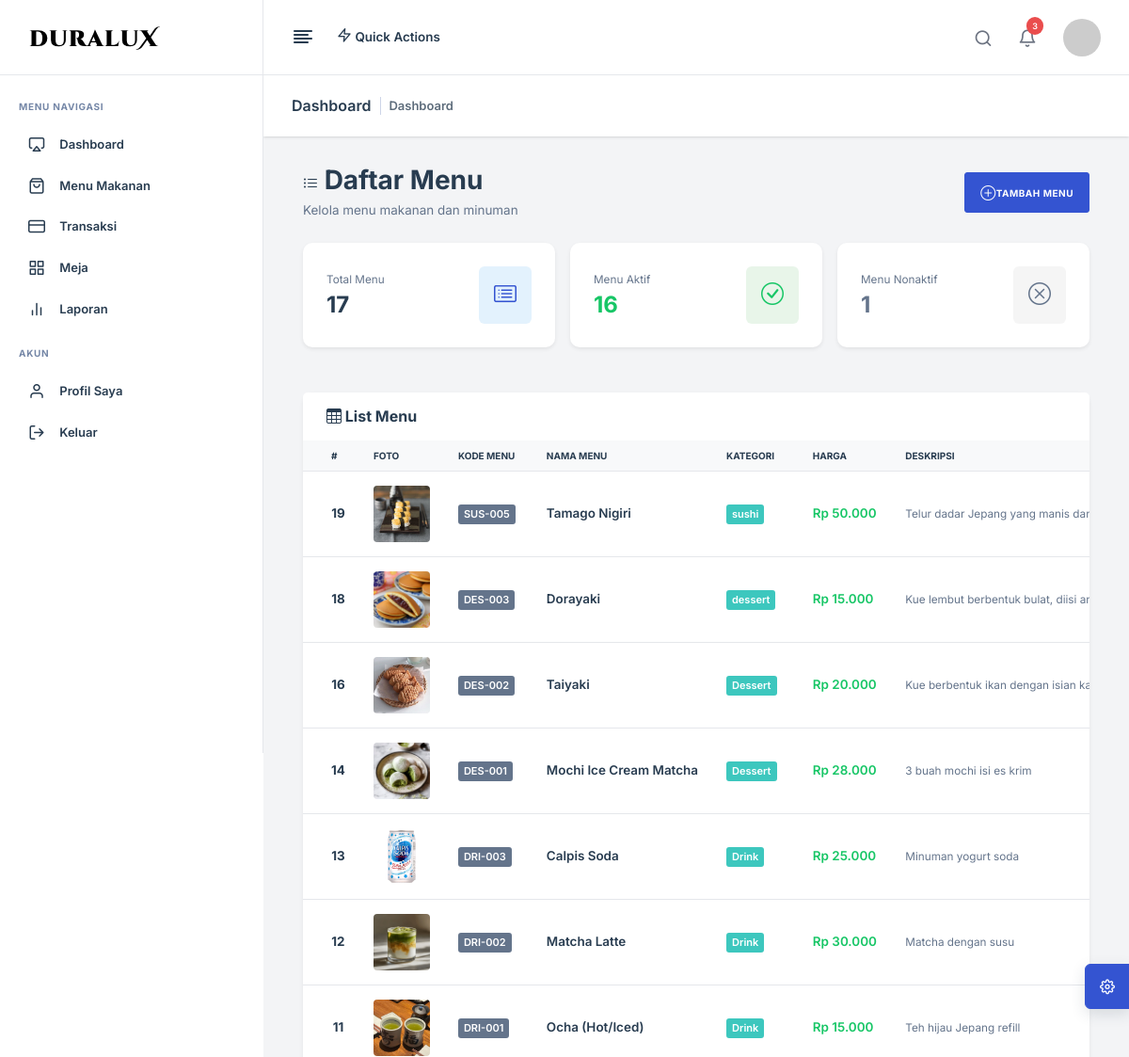
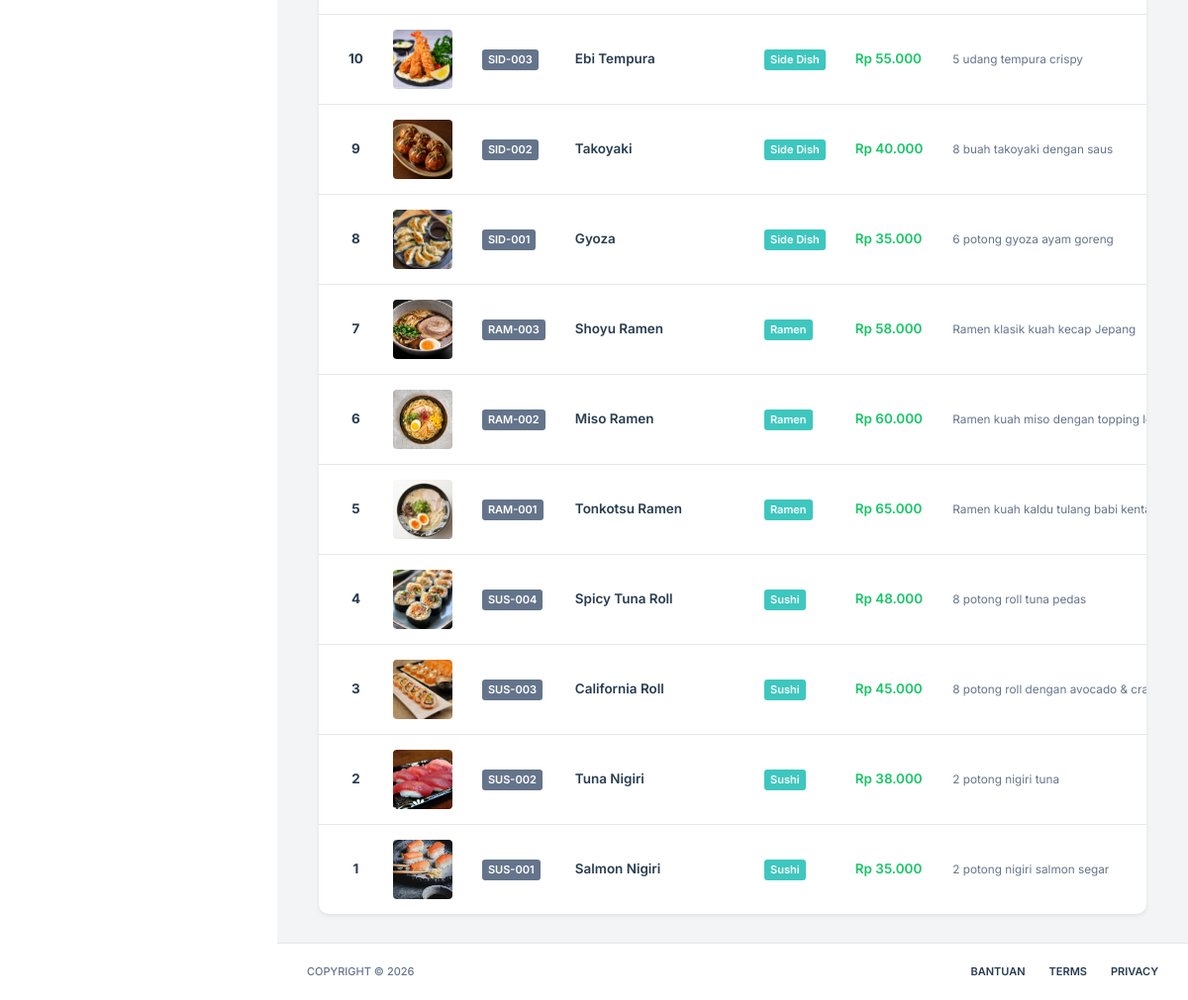
Screenshot of /menu/index.php (signed in) with the database file from the repository (2 pictures, top to bottom).
### tables this page shows
CREATE TABLE `menu` (
  `id_menu` int(11) NOT NULL,
  `kode_menu` varchar(20) NOT NULL,
  `nama_menu` varchar(100) NOT NULL,
  `kategori` varchar(50) DEFAULT NULL,
  `harga` decimal(12,2) NOT NULL,
  `deskripsi` text DEFAULT NULL,
  `foto` varchar(255) DEFAULT NULL,
  `status_aktif` enum('aktif','nonaktif') DEFAULT 'aktif'
);

### config/database.php (called while the page is built, shortened)
<?php
$THEME = $_ENV['THEME'] ?? '';
?>

### lib/functions.php (called while the page is built, shortened)
<?php
function base_url($path = '') {
$url = BASE_URL . '/' . $path;
return $url;
}
?>

### menu/index.php (the view, shortened to what this page needs)
<?php
require_once '../lib/functions.php';
require_once '../config/database.php';
$total_menu = mysqli_fetch_assoc(mysqli_query($connection, "SELECT COUNT(*) as total FROM menu"))['total'];
$total_aktif = mysqli_fetch_assoc(mysqli_query($connection, "SELECT COUNT(*) as total FROM menu WHERE status_aktif = 'aktif'"))['total'];
$total_nonaktif = mysqli_fetch_assoc(mysqli_query($connection, "SELECT COUNT(*) as total FROM menu WHERE status_aktif = 'nonaktif'"))['total'];
$result = mysqli_query($connection, "SELECT * FROM `menu` ORDER BY id_menu DESC");
?>
<?php include '../views/'.$THEME.'/header.php'; ?>
<?php include '../views/'.$THEME.'/sidebar.php'; ?>
<?php include '../views/'.$THEME.'/topnav.php'; ?>
<?php include '../views/'.$THEME.'/upper_block.php'; ?>
<div class="container-fluid">
    <div class="d-flex justify-content-between align-items-center mb-4">
        <div>
            <h2 class="mb-1">
                <i class="bi bi-list-ul"></i> Daftar Menu
            </h2>
            <p class="text-muted mb-0">Kelola menu makanan dan minuman</p>
        </div>
        <a href="add.php" class="btn btn-primary">
            <i class="bi bi-plus-circle"></i> Tambah Menu
        </a>
    </div>
    <div class="row g-3 mb-4">
        <div class="col-md-4">
            <div class="card border-0 shadow-sm">
                <div class="card-body">
                    <div class="d-flex justify-content-between align-items-center">
                        <div>
                            <p class="text-muted mb-1 small">Total Menu</p>
                            <h3 class="mb-0 fw-bold"><?= $total_menu ?></h3>
                        </div>
                        <div class="rounded-3 p-3" style="background-color: #e3f2fd;">
                            <i class="bi bi-card-list text-primary" style="font-size: 1.5rem;"></i>
                        </div>
                    </div>
                </div>
            </div>
        </div>
        <div class="col-md-4">
            <div class="card border-0 shadow-sm">
                <div class="card-body">
                    <div class="d-flex justify-content-between align-items-center">
                        <div>
                            <p class="text-muted mb-1 small">Menu Aktif</p>
                            <h3 class="mb-0 fw-bold text-success"><?= $total_aktif ?></h3>
                        </div>
                        <div class="rounded-3 p-3" style="background-color: #e8f5e9;">
                            <i class="bi bi-check-circle text-success" style="font-size: 1.5rem;"></i>
                        </div>
                    </div>
                </div>
            </div>
        </div>
        <div class="col-md-4">
            <div class="card border-0 shadow-sm">
                <div class="card-body">
                    <div class="d-flex justify-content-between align-items-center">
                        <div>
                            <p class="text-muted mb-1 small">Menu Nonaktif</p>
                            <h3 class="mb-0 fw-bold text-secondary"><?= $total_nonaktif ?></h3>
                        </div>
                        <div class="rounded-3 p-3" style="background-color: #f5f5f5;">
                            <i class="bi bi-x-circle text-secondary" style="font-size: 1.5rem;"></i>
                        </div>
                    </div>
                </div>
            </div>
        </div>
    </div>
    <div class="card border-0 shadow-sm">
        <div class="card-header bg-white border-0 py-3">
            <h5 class="mb-0 fw-bold">
                <i class="bi bi-table"></i> List Menu
            </h5>
        </div>
        <div class="card-body p-0">
            <?php if (mysqli_num_rows($result) > 0): ?>
            <div class="table-responsive">
                <table class="table table-hover mb-0 align-middle">
                    <thead class="table-light">
                        <tr>
                            <th width="5%">#</th>
                            <th width="8%">Foto</th>
                            <th width="10%">Kode Menu</th>
                            <th width="18%">Nama Menu</th>
                            <th width="12%">Kategori</th>
                            <th width="12%">Harga</th>
                            <th width="20%">Deskripsi</th>
                        </tr>
                    </thead>
                    <tbody>
                        <?php while ($row = mysqli_fetch_assoc($result)): ?>
                        <tr>
                            <td class="text-center fw-bold"><?= htmlspecialchars($row['id_menu']) ?></td>
                            <td class="text-center">
                                <?php if (!empty($row['foto'])): ?>
                                    <img src="../uploads/menu/<?= htmlspecialchars($row['foto']) ?>"
                                         alt="<?= htmlspecialchars($row['nama_menu']) ?>"
                                         class="rounded"
                                         style="width: 60px; height: 60px; object-fit: cover;">
                                <?php endif; ?>
                            </td>
                            <td>
                                <span class="badge bg-secondary">
                                    <?= htmlspecialchars($row['kode_menu']) ?>
                                </span>
                            </td>
                            <td>
                                <strong><?= htmlspecialchars($row['nama_menu']) ?></strong>
                            </td>
                            <td>
                                <span class="badge bg-info">
                                    <?= htmlspecialchars($row['kategori']) ?>
                                </span>
                            </td>
                            <td>
                                <strong class="text-success">
                                    Rp <?= number_format($row['harga'], 0, ',', '.') ?>
                                </strong>
                            </td>
                            <td>
                                <small class="text-muted">
                                    <?= htmlspecialchars(substr($row['deskripsi'], 0, 50)) ?>
                                </small>
                            </td>
                        </tr>
                        <?php endwhile; ?>
                    </tbody>
                </table>
            </div>
            <?php endif; ?>
        </div>
    </div>
</div>
<?php include '../views/'.$THEME.'/lower_block.php'; ?>
<?php include '../views/'.$THEME.'/footer.php'; ?>

### views/duralux/header.php (shortened to what this page needs)
<!DOCTYPE html>
<html lang="id">
<head>
    <link rel="stylesheet" type="text/css" href="<?= base_url('assets/'.$THEME.'/css/bootstrap.min.css') ?>" />
    <link rel="stylesheet" type="text/css" href="<?= base_url('assets/'.$THEME.'/vendors/css/vendors.min.css') ?>" />
    <link rel="stylesheet" type="text/css" href="<?= base_url('assets/'.$THEME.'/vendors/css/daterangepicker.min.css') ?>" />
    <link rel="stylesheet" type="text/css" href="<?= base_url('assets/'.$THEME.'/css/theme.min.css') ?>" />
</head>
<body>

### views/duralux/sidebar.php (shortened to what this page needs)
<?php
$userRole = $_SESSION['role'] ?? 'guest';
$menuItems = [];
if ($userRole === 'admin') {
    $menuItems = [
        [
            'label' => 'Dashboard',
            'icon' => 'feather-airplay',
            'url' => base_url('admin/index.php'),
            'badge' => null
        ],
        [
            'label' => 'Menu Makanan',
            'icon' => 'feather-shopping-bag',
            'url' => base_url('menu/index.php'),
            'badge' => null
        ],
        [
            'label' => 'Transaksi',
            'icon' => 'feather-credit-card',
            'url' => base_url('transaksi/index.php'),
            'badge' => 'Hot'
        ],
        [
            'label' => 'Meja',
            'icon' => 'feather-grid',
            'url' => base_url('meja/index.php'),
            'badge' => null
        ],
        [
            'label' => 'Laporan',
            'icon' => 'feather-bar-chart-2',
            'url' => base_url('laporan/index.php'),
            'badge' => null
        ],
    ];
}
?>
<nav class="nxl-navigation">
    <div class="navbar-wrapper">
        <div class="m-header">
            <a href="<?= base_url() ?>" class="b-brand">
                <img src="<?= base_url('assets/'.$THEME.'/images/logo-full.png') ?>"
                     alt="Resto Jepang"
                     class="logo logo-lg" />
            </a>
        </div>
        <div class="navbar-content">
            <ul class="nxl-navbar">
                <li class="nxl-item nxl-caption">
                    <label>Menu Navigasi</label>
                </li>
                <?php foreach ($menuItems as $item): ?>
                    <?php
                    $isActive = false;
                    ?>
                    <li class="nxl-item <?= $isActive ? 'active' : '' ?>">
                        <a class="nxl-link" href="<?= htmlspecialchars($item['url']) ?>">
                            <span class="nxl-micon"><i class="<?= htmlspecialchars($item['icon']) ?>"></i></span>
                            <span class="nxl-mtext"><?= htmlspecialchars($item['label']) ?></span>
                            <?php if ($item['badge']): ?>
                                <span class="badge badge-sm badge-soft-primary ms-auto"><?= htmlspecialchars($item['badge']) ?></span>
                            <?php endif; ?>
                        </a>
                    </li>
                <?php endforeach; ?>
                <li class="nxl-item nxl-caption">
                    <label>Akun</label>
                </li>
                <li class="nxl-item">
                    <a class="nxl-link" href="<?= base_url('profile.php') ?>">
                        <span class="nxl-micon"><i class="feather-user"></i></span>
                        <span class="nxl-mtext">Profil Saya</span>
                    </a>
                </li>
                <li class="nxl-item">
                    <a class="nxl-link" href="<?= base_url('logout.php') ?>" onclick="return confirm('Yakin ingin keluar?')">
                        <span class="nxl-micon"><i class="feather-log-out"></i></span>
                        <span class="nxl-mtext">Keluar</span>
                    </a>
                </li>
            </ul>
        </div>
    </div>
</nav>
<header class="nxl-header">
    <div class="header-wrapper">
        <div class="header-left d-flex align-items-center gap-4">
            <div class="nxl-navigation-toggle">
                <a href="javascript:void(0);" id="menu-mini-button">
                    <i class="feather-align-left"></i>
                </a>
            </div>
            <div class="nxl-drp-link nxl-lavel-mega-menu">
                <div class="nxl-lavel-mega-menu-wrapper d-flex gap-3">
                    <div class="dropdown nxl-h-item nxl-lavel-menu">
                        <a href="javascript:void(0);" data-bs-toggle="dropdown" role="button" data-bs-auto-close="outside">
                            <i class="feather-zap"></i>
                            <span>Quick Actions</span>
                        </a>
                    </div>
                </div>
            </div>
        </div>

### views/duralux/topnav.php (shortened to what this page needs)
<?php
$username = $_SESSION['username'] ?? 'User';
$userAvatar = "https://ui-avatars.com/api/?name=" . urlencode($username) . "&background=0D8ABC&color=fff&size=128";
?>
        <div class="header-right ms-auto">
            <div class="d-flex align-items-center">
                <div class="dropdown nxl-h-item nxl-header-search">
                    <a href="javascript:void(0);" class="nxl-head-link me-0" data-bs-toggle="dropdown" data-bs-auto-close="outside">
                        <i class="feather-search"></i>
                    </a>
                </div>
                <div class="dropdown nxl-h-item">
                    <a href="javascript:void(0);" class="nxl-head-link me-3" data-bs-toggle="dropdown" role="button" data-bs-auto-close="outside">
                        <i class="feather-bell"></i>
                        <span class="badge bg-danger nxl-h-badge">3</span>
                    </a>
                </div>
                <div class="dropdown nxl-h-item">
                    <a href="javascript:void(0);" data-bs-toggle="dropdown" role="button" data-bs-auto-close="outside">
                        <img src="<?= htmlspecialchars($userAvatar) ?>" alt="user-image" class="img-fluid user-avtar me-0" />
                    </a>
                </div>
            </div>
        </div>
    </div>
</header>

### views/duralux/upper_block.php (shortened to what this page needs)
<main class="nxl-container">
    <div class="nxl-content">
        <div class="page-header">
            <div class="page-header-left d-flex align-items-center">
                <div class="page-header-title">
                    <h5 class="m-b-10"><?= isset($pageTitle) ? htmlspecialchars($pageTitle) : 'Dashboard' ?></h5>
                </div>
                <ul class="breadcrumb">
                    <li class="breadcrumb-item"><a href="<?= base_url() ?>">Dashboard</a></li>
                </ul>
            </div>
        </div>
        <div class="main-content">

### views/duralux/lower_block.php
</div>

### views/duralux/footer.php (shortened to what this page needs)
        <footer class="footer">
            <p class="fs-11 text-muted fw-medium text-uppercase mb-0 copyright">
                <span>Copyright ©</span>
            </p>
            <div class="d-flex align-items-center gap-4">
                <a href="<?= base_url('help.php') ?>" class="fs-11 fw-semibold text-uppercase">Bantuan</a>
                <a href="<?= base_url('terms.php') ?>" class="fs-11 fw-semibold text-uppercase">Terms</a>
                <a href="<?= base_url('privacy.php') ?>" class="fs-11 fw-semibold text-uppercase">Privacy</a>
            </div>
        </footer>
    </div>
</main>
<div class="theme-customizer">
    <div class="customizer-handle">
        <a href="javascript:void(0);" class="cutomizer-open-trigger bg-primary">
            <i class="feather-settings"></i>
        </a>
    </div>
</div>
</body>
</html>

### menu/index.php (style rules this page uses)
.card { transition: transform 0.2s, box-shadow 0.2s; }
.table tbody tr { transition: background-color 0.2s; }

### rows the page displays
menu: id_menu "19", foto (picture), kode_menu "SUS-005", nama_menu "Tamago Nigiri", kategori "sushi", harga "50.000", deskripsi "Telur dadar Jepang yang manis…"
menu: id_menu "18", foto (picture), kode_menu "DES-003", nama_menu "Dorayaki", kategori "dessert", harga "15.000", deskripsi "Kue lembut berbentuk bulat, diisi…"
menu: id_menu "16", foto (picture), kode_menu "DES-002", nama_menu "Taiyaki", kategori "Dessert", harga "20.000", deskripsi "Kue berbentuk ikan dengan isian…"
menu: id_menu "14", foto (picture), kode_menu "DES-001", nama_menu "Mochi Ice Cream Matcha", kategori "Dessert", harga "28.000", deskripsi "3 buah mochi isi es krim"
menu: id_menu "13", foto (picture), kode_menu "DRI-003", nama_menu "Calpis Soda", kategori "Drink", harga "25.000", deskripsi "Minuman yogurt soda"
menu: id_menu "12", foto (picture), kode_menu "DRI-002", nama_menu "Matcha Latte", kategori "Drink", harga "30.000", deskripsi "Matcha dengan susu"
menu: id_menu "11", foto (picture), kode_menu "DRI-001", nama_menu "Ocha (Hot/Iced)", kategori "Drink", harga "15.000", deskripsi "Teh hijau Jepang refill"
menu: id_menu "10", foto (picture), kode_menu "SID-003", nama_menu "Ebi Tempura", kategori "Side Dish", harga "55.000", deskripsi "5 udang tempura crispy"
menu: id_menu "9", foto (picture), kode_menu "SID-002", nama_menu "Takoyaki", kategori "Side Dish", harga "40.000", deskripsi "8 buah takoyaki dengan saus"
menu: id_menu "8", foto (picture), kode_menu "SID-001", nama_menu "Gyoza", kategori "Side Dish", harga "35.000", deskripsi "6 potong gyoza ayam goreng"
menu: id_menu "7", foto (picture), kode_menu "RAM-003", nama_menu "Shoyu Ramen", kategori "Ramen", harga "58.000", deskripsi "Ramen klasik kuah kecap Jepang"
menu: id_menu "6", foto (picture), kode_menu "RAM-002", nama_menu "Miso Ramen", kategori "Ramen", harga "60.000", deskripsi "Ramen kuah miso dengan topping…"
menu: id_menu "5", foto (picture), kode_menu "RAM-001", nama_menu "Tonkotsu Ramen", kategori "Ramen", harga "65.000", deskripsi "Ramen kuah kaldu tulang babi…"
menu: id_menu "4", foto (picture), kode_menu "SUS-004", nama_menu "Spicy Tuna Roll", kategori "Sushi", harga "48.000", deskripsi "8 potong roll tuna pedas"
menu: id_menu "3", foto (picture), kode_menu "SUS-003", nama_menu "California Roll", kategori "Sushi", harga "45.000", deskripsi "8 potong roll dengan avocado &…"
menu: id_menu "2", foto (picture), kode_menu "SUS-002", nama_menu "Tuna Nigiri", kategori "Sushi", harga "38.000", deskripsi "2 potong nigiri tuna"
menu: id_menu "1", foto (picture), kode_menu "SUS-001", nama_menu "Salmon Nigiri", kategori "Sushi", harga "35.000", deskripsi "2 potong nigiri salmon segar"

### other values shown
$item['label'] "Dashboard"
$item['label'] "Menu Makanan"
$item['label'] "Transaksi"
$item['label'] "Meja"
$item['label'] "Laporan"
$total_menu "17"
$total_aktif "16"
$total_nonaktif "1"
